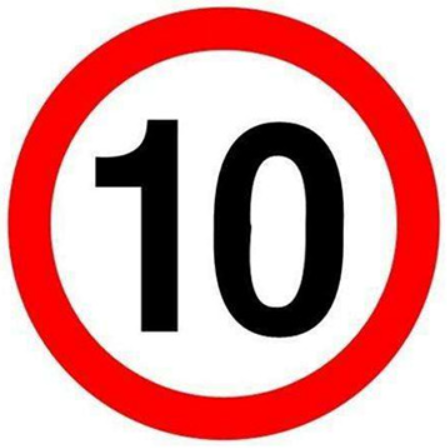
#> input picture src/svm_train/svmtrain/data/10__0.png, 447 x 448 px, found by its file name; its folder holds only this picture in this run
$ python hog_extract.py
#> lines starting #> are read from the running program, lines starting #| are printed output that depends on the picture
#> in extra_hog_features_dir, img_array is the input picture: shape (448, 447, 3); mean B, G, R 155, 155.4, 218
import numpy as np
import os
from skimage import feature as ft
import cv2

img_label = {"Speed": 0, "Background": 1}
img_label = {"Speed":0, "Right": 1, "Left": 2, "Circle": 3, "Pedestrain_restrict": 4, "Background": 5}
img_label = {"Speed": 0, "Right":1, "Background": 2}
img_label = {"10":0, "30":1, "80":2}

# ################
# # 已有的类别	#
# ################
# img_label = {"Speed":0, "Right": 1,'Left':2 ,'Straight':3,'Strai_Right':4,'Strai_Left':5,
# 			'Left_Right':6,'Circle':7,'Pedestrain':8,'Turn_around':9,
# 			'Right_restrict':10,
# 			'Left_restrict':11,'Straight_restrict':12,'Left_Right_restrict':13,
# 			'Honk_restrict':14,'Yield':15,'Background':16}


# #############
# # 视频类别	#
# ############
# img_label = {'Speed':0, 'Right':1,'Left':2,'Background':3}


def hog_feature(img_array, resize=(64,64)):
    ##提取HOG特征

#> called with resize = (64, 64)
    img = cv2.cvtColor(img_array, cv2.COLOR_BGR2GRAY)
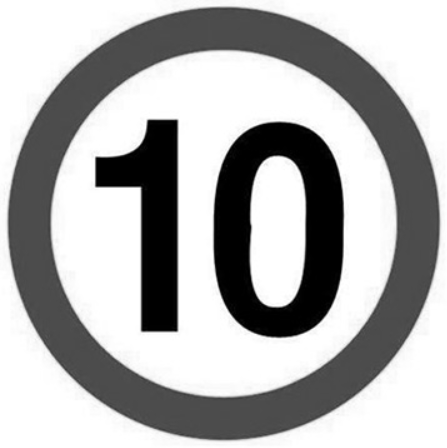
#> img: shape (448, 447); min 0, max 255, mean 174
    img = cv2.resize(img, resize)
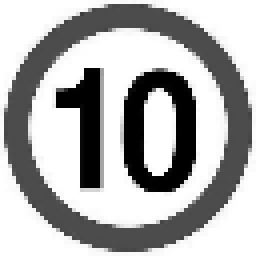
#> img: shape (64, 64) (shown 4 times larger); min 0, max 255, mean 174.1
    bins = 9
    cell_size = (8, 8)
    cpb = (2, 2)
    norm = "L2"
    features = ft.hog(img, orientations=bins, pixels_per_cell=cell_size,
                        cells_per_block=cpb, block_norm=norm, transform_sqrt=True)
#> features = 1764 values, max 0.896 at index 1730, min 0 at index 0, mean 0.0771
    return features

def extra_hog_features_dir(img_dir, write_txt, resize=(64,64)):
    ##提取目录中所有图像HOG特征

    img_names = os.listdir(img_dir)
    img_names = [os.path.join(img_dir, img_name) for img_name in img_names]
    if os.path.exists(write_txt):
        os.remove(write_txt)

    with open(write_txt, "a") as f:
        index = 0
        for img_name in img_names:
            img_array = cv2.imread(img_name)
            features = hog_feature(img_array, resize)
            label_name = img_name.split("\\")[-1].split("__")[0]
#> (the run stopped early here; a loop or call above may not have finished)

$ run again, on src/svm_train/svmtrain/data/10__18.png
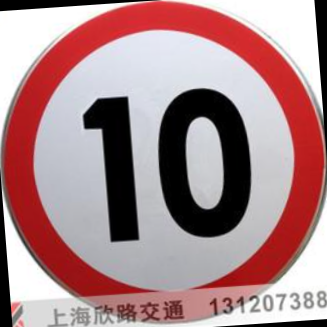
#> input picture src/svm_train/svmtrain/data/10__18.png, 327 x 327 px, found by its file name
#> in extra_hog_features_dir, img_array is the input picture: shape (327, 327, 3); mean B, G, R 139.1, 136.3, 170.9
#> in hog_feature, `img = cv2.cvtColor(img_array, cv2.COLOR_BGR2GRAY)`:
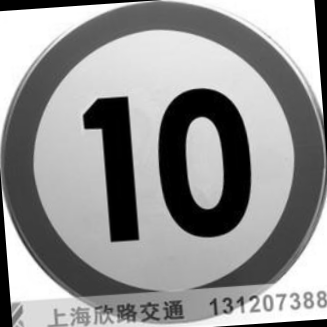
#> img: shape (327, 327); min 0, max 255, mean 146.9
#> in hog_feature, `img = cv2.resize(img, resize)`:
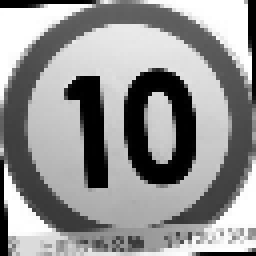
#> img: shape (64, 64) (shown 4 times larger); min 0, max 255, mean 147
#> in hog_feature, `features = ft.hog(img, orientations=bins, pixels_per_cell=cell_size, c..`: features = 1764 values, max 0.77 at index 225, min 0 at index 1, mean 0.0857

$ run again, on src/svm_train/svmtrain/data/10__2.png
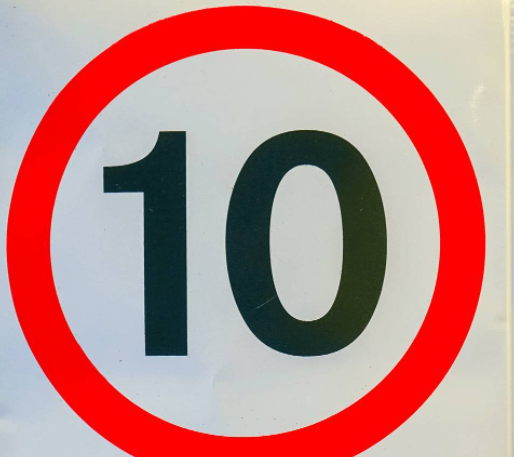
#> input picture src/svm_train/svmtrain/data/10__2.png, 514 x 457 px, found by its file name
#> in extra_hog_features_dir, img_array is the input picture: shape (457, 514, 3); mean B, G, R 132.7, 135.5, 190.4
#> in hog_feature, `img = cv2.cvtColor(img_array, cv2.COLOR_BGR2GRAY)`:
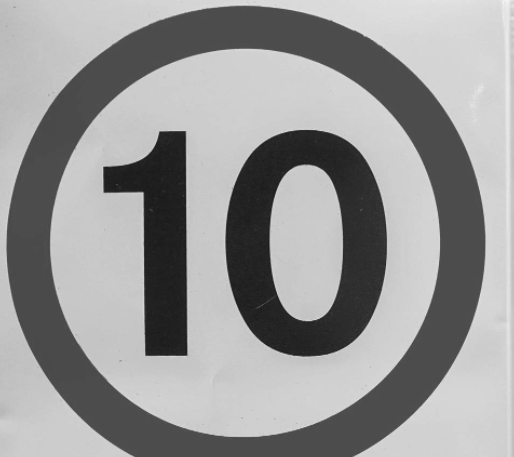
#> img: shape (457, 514); min 24, max 243, mean 151.6
#> in hog_feature, `img = cv2.resize(img, resize)`:
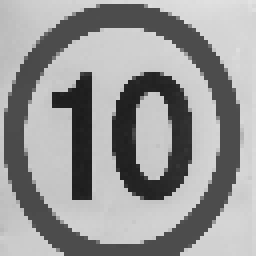
#> img: shape (64, 64) (shown 4 times larger); min 27, max 226, mean 151.6
#> in hog_feature, `features = ft.hog(img, orientations=bins, pixels_per_cell=cell_size, c..`: features = 1764 values, max 0.951 at index 240, min 0 at index 3, mean 0.0803

$ run again, on src/svm_train/svmtrain/data/10__12.png
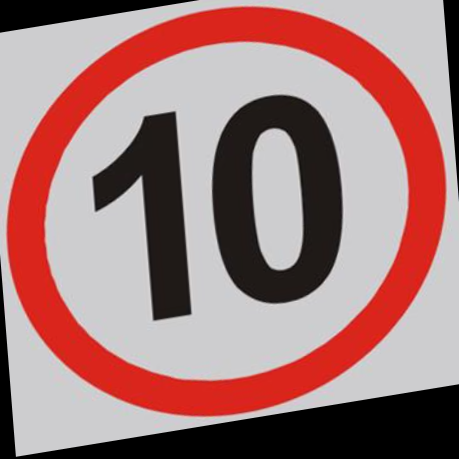
#> input picture src/svm_train/svmtrain/data/10__12.png, 459 x 459 px, found by its file name
#> in extra_hog_features_dir, img_array is the input picture: shape (459, 459, 3); mean B, G, R 123.5, 124.5, 163.2
#> in hog_feature, `img = cv2.cvtColor(img_array, cv2.COLOR_BGR2GRAY)`:
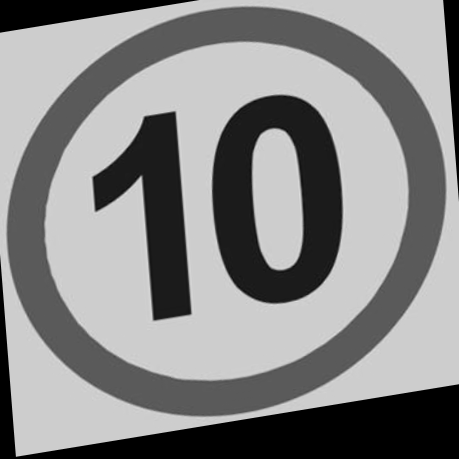
#> img: shape (459, 459); min 0, max 222, mean 135.9
#> in hog_feature, `img = cv2.resize(img, resize)`:
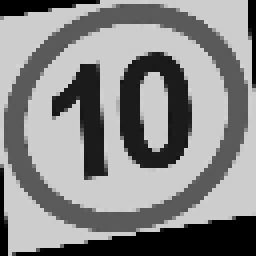
#> img: shape (64, 64) (shown 4 times larger); min 0, max 212, mean 135.9
#> in hog_feature, `features = ft.hog(img, orientations=bins, pixels_per_cell=cell_size, c..`: features = 1764 values, max 0.82 at index 1244, min 0 at index 0, mean 0.0808
